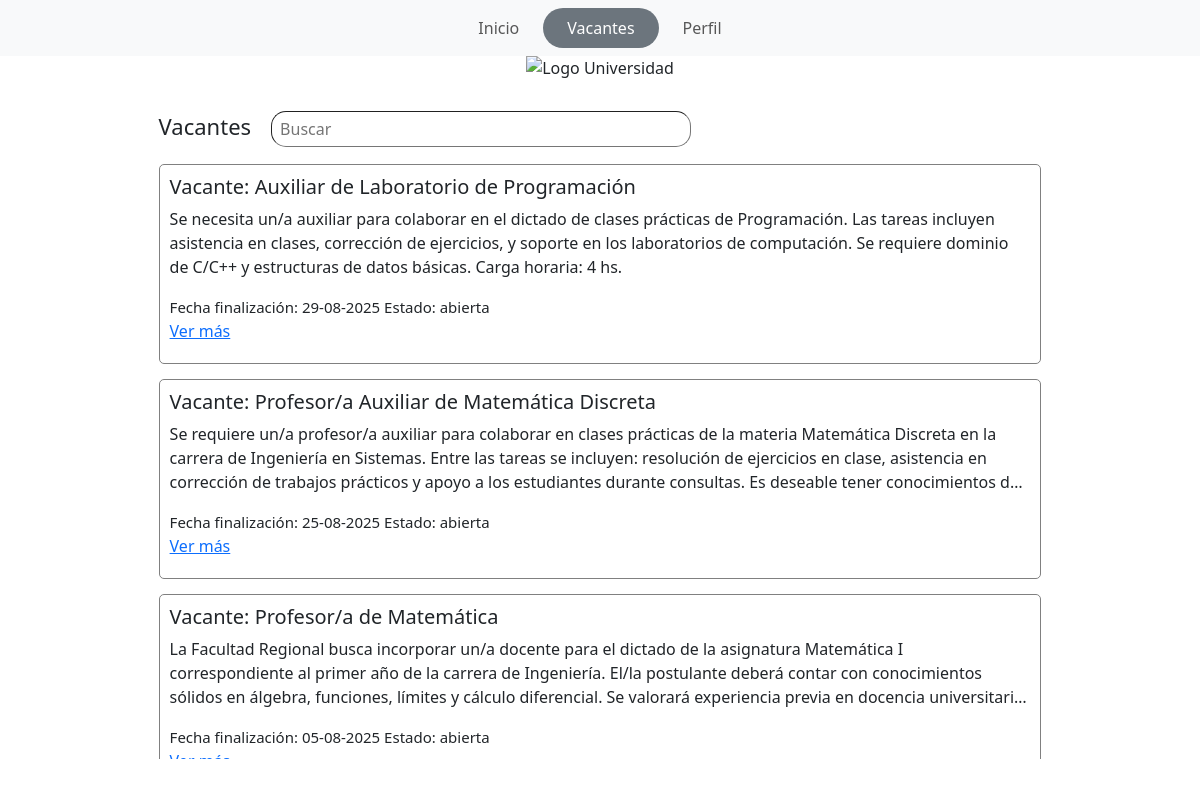
Screenshot of /php/vacantes.php with the database file from the repository.
### tables this page shows
CREATE TABLE `vacante` (
  `ID` int(11) NOT NULL,
  `estado` varchar(256) NOT NULL,
  `descripcion` varchar(525) NOT NULL,
  `fecha_ini` date NOT NULL,
  `fecha_fin` date NOT NULL,
  `titulo` varchar(150) NOT NULL
);

### php/vacantes.php (the view, shortened to what this page needs)
<!DOCTYPE html>
<html lang="es">
<head>
  <link href="https://cdn.jsdelivr.net/npm/bootstrap@5.3.3/dist/css/bootstrap.min.css" rel="stylesheet">
  <link href="../css/estilosvacantes.css" rel="stylesheet">
</head>
<body class="d-flex flex-column min-vh-100">
<?php
require('conection.php');
$sql = "SELECT * FROM vacante WHERE fecha_fin > CURDATE() ORDER BY fecha_fin DESC";
$resultado = mysqli_query($conn, $sql);
?>
<nav class="navbar navbar-expand-lg navbar-light bg-light">
  <div class="container">
    <div class="collapse navbar-collapse justify-content-center">
      <ul class="navbar-nav">
        <li class="nav-item">
          <a class="nav-link px-4" href="../index.php">Inicio</a>
        </li>
        <li class="nav-item">
          <a class="nav-link rounded-pill active px-4 bg-secondary text-white" href="../php/vacantes.php">Vacantes</a>
        </li>
        <li class="nav-item">
            <a class="nav-link px-4" href="../php/perfil.php">Perfil</a>
          </li>
      </ul>
    </div>
  </div>
</nav>
<div class="container">
  <img class="imagen" src="https://encrypted-tbn0.gstatic.com/images?q=tbn:ANd9GcT_FEqjavcxlrifqvl75bLKmY4my0fdwLqDmQ&s" alt="Logo Universidad" class="logo-facu">
  <div class="linea">
    <div class="titulo">
      <p>Vacantes</p>
    </div>
    <div>
      <input type="text" class="buscar" name="busqueda" id="busqueda" placeholder="Buscar">
    </div>
  </div>
  <div class="scroll-vacantes">
    <?php while($unaVacante = mysqli_fetch_assoc($resultado)) {
      echo "<div class='vacante'>" ;
      echo "<h5> Vacante: " . htmlspecialchars($unaVacante["titulo"]) . "</h5>" ;
      echo "<p class='descripcion-recortada'>" . htmlspecialchars($unaVacante["descripcion"]) . "</p>" ;
      $fechaOriginal = $unaVacante["fecha_fin"];
      $fechaConFormato = date("d-m-Y", strtotime($fechaOriginal));
      echo "<p class='fecha'> Fecha finalización: " . $fechaConFormato . "</p>";
      echo "<p class='estado'> Estado: " . htmlspecialchars($unaVacante["estado"]) . "</p>";
      echo "<a class='ver-mas' href='unavacante.php?id=" . $unaVacante['ID'] . "'>Ver más</a>";
      echo "</div>";
    } ?>
  </div>
</div>
</body>
</html>

### css/estilosvacantes.css (style rules this page uses)
.container { display:flex; flex-direction: column; justify-content: center; align-items: center; }
.linea { display:flex; flex-direction: row; margin-top: 30px; align-items: baseline; justify-content: flex-start; width: 80%; }
.titulo { font-size: 22px; margin-left: 5px; }
.buscar { border-radius: 15px; margin-left: 20px; width: 420px; padding: 5px 0 5px 8px; border-width: 0.2px; }
.imagen { max-width: 800px; }
.scroll-vacantes { padding: 5px; height: 600px; width: 80%; overflow-y: auto; overflow-x: auto; }
.vacante { height: 200px; width: 100%; border: 1px solid gray; border-radius: 5px; padding: 10px; margin-bottom: 15px; }
.descripcion-recortada { overflow: hidden; display: -webkit-box; -webkit-line-clamp: 3; -webkit-box-orient: vertical; text-overflow: ellipsis; max-height: 4.5em; font-size: 16px; }
.fecha { font-size: 15px; display: inline; }
.estado { display: inline; font-size: 15px; }
.ver-mas { display: block; }

### rows the page displays
vacante: titulo "Auxiliar de Laboratorio de Programación", descripcion "Se necesita un/a auxiliar para colaborar en el dictado de clases prácticas de Programación. Las tareas incluyen asistencia en clases, corrección de ejercicios, y soporte en los laboratorios de computación. Se requiere dominio de C/C++ y estructuras de datos básicas. Carga horaria: 4 hs.", fecha_fin "29-08-2025", estado "abierta"
vacante: titulo "Profesor/a Auxiliar de Matemática Discreta", descripcion "Se requiere un/a profesor/a auxiliar para colaborar en clases prácticas de la materia Matemática Discreta en la carrera de Ingeniería en Sistemas. Entre las tareas se incluyen: resolución de ejercicios en clase, asistencia en corrección de trabajos prácticos y apoyo a los estudiantes durante consultas. Es deseable tener conocimientos…", fecha_fin "25-08-2025", estado "abierta"
vacante: titulo "Profesor/a de Matemática", descripcion "La Facultad Regional busca incorporar un/a docente para el dictado de la asignatura Matemática I correspondiente al primer año de la carrera de Ingeniería. El/la postulante deberá contar con conocimientos sólidos en álgebra, funciones, límites y cálculo diferencial. Se valorará experiencia previa en docencia…", fecha_fin "05-08-2025", estado "abierta"
